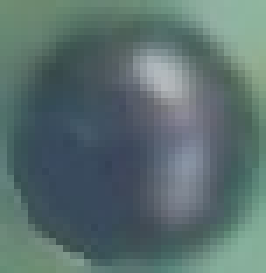
#> input picture perfectswish/object_detection/balls_for_template_matching/black_ball_color_template.jpg, 38 x 39 px, found by its file name (shown 7 times larger)
$ python main_window.py
#> lines starting #> are read from the running program, lines starting #| are printed output that depends on the picture
### perfectswish/object_detection/detect_balls.py
from time import time

import cv2
import numpy as np
import matplotlib.pyplot as plt

from perfectswish.object_detection.detect_cuestick import CuestickDetector
from perfectswish.utils import webcam
from perfectswish.utils.frame_buffer import FrameBuffer
from perfectswish.utils.utils import Colors, show_im
from perfectswish.image_transformation.image_processing import transform_board


def timer_func(func):
    # This function shows the execution time of
    # the function object passed
    # [6 lines left out: function wrap_func, not called in this run]

    return wrap_func


black_ball_temp = cv2.imread(r"perfectswish/object_detection/balls_for_template_matching/black_ball_color_template.jpg")
#> black_ball_temp is the input picture: shape (39, 38, 3); mean B, G, R 110.7, 111.2, 90
secondary_black_ball_temp = cv2.imread(
    r"perfectswish/object_detection/balls_for_template_matching/secondary_black_ball_color_template.jpg")
white_ball_temp = cv2.imread(r"perfectswish/object_detection/balls_for_template_matching/white_ball_color_template.jpg")
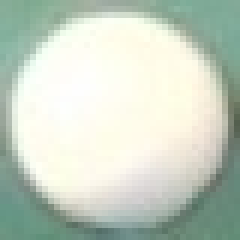
#> input picture perfectswish/object_detection/balls_for_template_matching/white_ball_color_template.jpg, 40 x 40 px, found by its file name (shown 6 times larger)
#> white_ball_temp is the input picture: shape (40, 40, 3); mean B, G, R 195.1, 209.3, 198.7


# [17 lines left out: functions draw_circles, remove_fiducials, not called in this run]


import copy


# [17 lines left out: functions remove_green, remove_white, not called in this run]


def bilateral_filter(image):
    return cv2.bilateralFilter(image, 9, 1, 200)


def canny_edge_detection(image):
    return cv2.Canny(image, 300, 400)


# [100 lines left out: functions hough_circles, find_balls, draw_black_and_white_balls, draw_intermediate_images, gamma_correction, find_black_ball and 1 more, not called in this run]


class BallBuffer:
    # the main idea is to add a gaussian to the buffer for every ball detected, like a probability space. then we can
    # take local maximas of the buffers sum to get the most probable location of the balls
    # [49 lines left out: functions __init__, __add_gaussian, add_balls, __get_maximas, get_likely_balls, not called in this run]


class BallDetector:
    # [51 lines left out: functions __init__, remove_fiducials, detect_balls, change_circles_format, not called in this run]


# [52 lines that do not run on import are left out]
# [34 lines of commented-out code are left out]

### perfectswish/api/webcam.py
import cv2
import numpy as np


# [42 lines left out: functions initialize_webcam, get_webcam_image, not called in this run]

### perfectswish/object_detection/detect_cuestick.py
import cv2
from cv2 import aruco
import numpy as np
import matplotlib.pyplot as plt
from perfectswish.image_transformation.image_processing import transform_board, transform_point

# %%
OFFSET = 3
marker_dict = aruco.getPredefinedDictionary(aruco.DICT_ARUCO_ORIGINAL)
param_markers = aruco.DetectorParameters()
detector = cv2.aruco.ArucoDetector(marker_dict, param_markers)

MARKER_SIZE = 400


# [21 lines left out: function save_aruco_markers, not called in this run]


class CueStickBuffer:
    # [5 lines left out: function __init__, not called in this run]

    def __add_gaussian(self, cues_frame: np.array, cue):
        pass


class CuestickDetector:
    def __init__(self, fiducial_to_stickend_ratio=4 / 9, back_fiducial_id=3, front_fiducial_id=4):
        self.marker_dict = marker_dict
        self.param_markers = aruco.DetectorParameters()
        self.detector = cv2.aruco.ArucoDetector(self.marker_dict, self.param_markers)
        self.fiducial_to_stickend_ratio = fiducial_to_stickend_ratio
        self.back_fiducial_id = back_fiducial_id
        self.front_fiducial_id = front_fiducial_id
        self.back_fiducial_center_coords = None
        self.front_fiducial_center_coords = None


    # [110 lines left out: functions detect_cuestick_outside, detect_cuestick, cover_aruco_markers, draw_cuestick, not called in this run]


# [15 lines that do not run on import are left out]

# if __name__ == '__main__':
#     save_aruco_markers(n=4, filename="large_markers")
#

### perfectswish/new_image_transformation/main_window.py
import tkinter as tk

import cv2
import numpy as np
from PIL import Image
from screeninfo import Monitor, get_monitors

from perfectswish.api import webcam
from perfectswish.image_transformation.image_processing import Board, transform_board
from perfectswish.new_image_transformation.base_image_frame import BaseImageFrame
from perfectswish.new_image_transformation.image_transform_frame_decorator import ImageTransform
from perfectswish.new_image_transformation.movable_points_decorator import MovablePoints
from perfectswish.new_image_transformation.point_selection_frame_decorator import PointSelection
from perfectswish.new_image_transformation.points_frame_decorator import Points
from perfectswish.new_image_transformation.user_action_frame import UserActionFrame
from perfectswish.object_detection.detect_balls import draw_circles, find_balls
from perfectswish.object_detection.detect_cuestick import CuestickDetector
from perfectswish.visualization.visualize import draw_board

CAMERA = 1


cap = webcam.initialize_webcam(CAMERA)
cuestick_detector = CuestickDetector()
RESOLUTION_FACTOR = 8

class SharedDataEntry:
    def __init__(self, data):
        self.data = data

    def set(self, data):
        self.data = data

    def get(self):
        return self.data

class PerfectSwishApp(tk.Tk):
    def __init__(self):
        super().__init__()
        self.title("Perfect Swish")
        self.geometry("800x600")

        self.__frames: list[tuple[tk.Frame, tk.Toplevel | None]] = []
        self.shared_data = dict()

        self.crop_rect = None
        self.resizable(False, False)
        self.__create_frames()
        self.set_frame(0)

    # [15 lines left out: function set_frame, not called in this run]


    def set_crop_rect(self, pts):
        self.crop_rect = pts

    # [80 lines left out: functions main_loop, __create_frames, not called in this run]

class DisplayApp(tk.Toplevel):
    # [11 lines left out: function __init__, not called in this run]

    def show(self, show: bool):
        self.__frame.switch_show(show)

    # [11 lines left out: functions set_frame, get_display_screen, not called in this run]


img = cv2.imread("chess.jpeg")
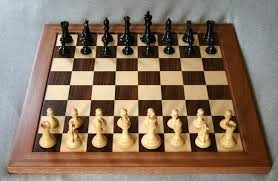
#> input picture perfectswish/new_image_transformation/chess.jpeg, 278 x 181 px
#> img is the input picture: shape (181, 278, 3); mean B, G, R 98.4, 117.6, 137.6
img_rgb = cv2.cvtColor(img, cv2.COLOR_BGR2RGB)
img_pil = Image.fromarray(img_rgb)


def get_image():
    return img_rgb


# [6 lines left out: function get_root_screen, not called in this run]


class TestClass:
    def __set__(self, instance, value):
        pass


if __name__ == "__main__":
#> (the run stopped early here; a loop or call above may not have finished)
